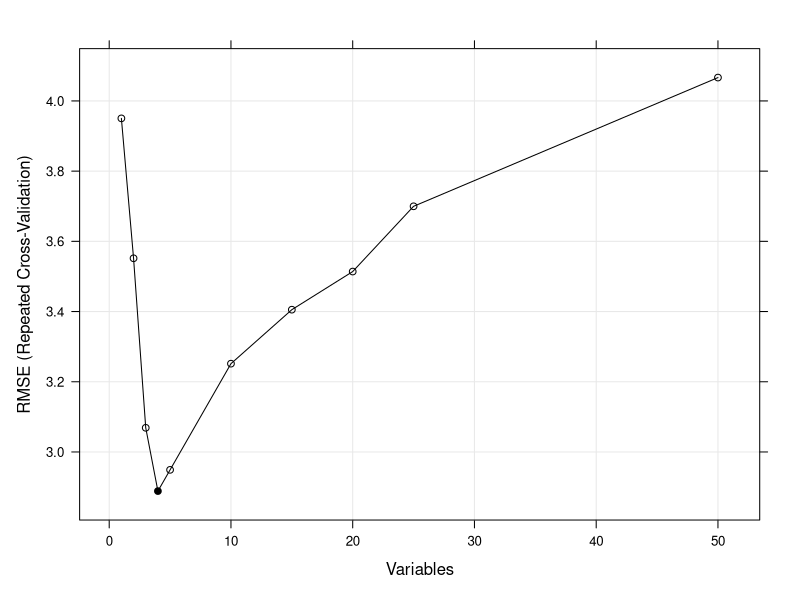

Source code (R):
# Recursive Feature Elimination using the rfe function in caret
#  From http://topepo.github.io/caret/rfe.html

# clear the decks.
rm(list=ls(all=TRUE))

library(caret)
library(mlbench)
library(Hmisc)
library(randomForest)

# To test the algorithm, the "Friedman 1" benchmark (Friedman, 1991) was used. 
# There are five informative variables generated by the equation (EQUATION NOT GIVEN HERE, SEE WEB SITE)

n <- 100
p <- 40
sigma <- 1
set.seed(1)
sim <- mlbench.friedman1(n, sd = sigma)
colnames(sim$x) <- c(paste("real", 1:5, sep = ""),paste("bogus", 1:5, sep = ""))

bogus <- matrix(rnorm(n * p), nrow = n)   
colnames(bogus) <- paste("bogus", 5+(1:ncol(bogus)), sep = "")
x <- cbind(sim$x, bogus)
y <- sim$y

# Of the 50 predictors, there are 45 pure noise variables: 5 are uniform on [0, 1] and 40 are random univariate standard normals. 
# The predictors are centered and scaled:

normalization <- preProcess(x)
x <- predict(normalization, x)
x <- as.data.frame(x)
subsets <- c(1:5, 10, 15, 20, 25)


# The simulation will fit models with subset sizes of 25, 20, 15, 10, 5, 4, 3, 2, 1.
# 
# As previously mentioned, to fit linear models, the lmFuncs set of functions can be used. 
# To do this, a control object is created with the rfeControl function. 
# We also specify that repeated 10-fold cross-validation should be used in line 2.1 of Algorithm 2. 
# The number of folds can be changed via the number argument to rfeControl (defaults to 10). 
# The verbose option prevents copious amounts of output from being produced.

set.seed(10)

ctrl <- rfeControl(functions = lmFuncs,
                   method = "repeatedcv",
                   repeats = 5,
                   verbose = FALSE)

lmProfile <- rfe(x, y,
                 sizes = subsets,
                 rfeControl = ctrl)

lmProfile

# The output shows that the best subset size was estimated to be 4 predictors. 
# This set includes informative variables but did not include them all. 
# The predictors function can be used to get a text string of variable names that were picked in the final model. 
# The lmProfile is a list of class "rfe" that contains an object fit that is the final linear model with the remaining terms. 
# The model can be used to get predictions for future or test samples.

predictors(lmProfile)
lmProfile$fit
head(lmProfile$resample)

# There are also several plot methods to visualize the results. plot(lmProfile) 
   # produces the performance profile across different subset sizes, as shown in the figure below.

trellis.par.set(caretTheme())
plot(lmProfile, type = c("g", "o"))

# Also the resampling results are stored in the sub-object lmProfile$resample and can be used with several lattice functions. 
# Univariate lattice functions (densityplot, histogram) can be used to plot the resampling distribution 
#   while bivariate functions (xyplot, stripplot) can be used to plot the distributions for different subset sizes. 
# In the latter case, the option returnResamp = "all" in rfeControl can be used to save all the resampling results. 
# Example images are shown below for the random forest model.
